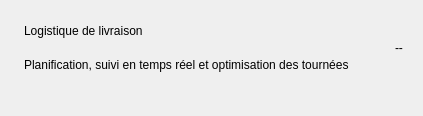
         <widget class="QFrame" name="livHeroLivraison">
          <property name="minimumSize">
           <size>
            <width>0</width>
            <height>116</height>
           </size>
          </property>
          <layout class="QHBoxLayout" name="livLayoutEntete">
           <property name="leftMargin">
            <number>24</number>
           </property>
           <property name="topMargin">
            <number>14</number>
           </property>
           <property name="rightMargin">
            <number>20</number>
           </property>
           <property name="bottomMargin">
            <number>34</number>
           </property>
           <item>
            <layout class="QVBoxLayout" name="livLayoutTitres">
             <property name="spacing">
              <number>0</number>
             </property>
             <item>
              <widget class="QLabel" name="livLabelTitre">
               <property name="text">
                <string>Logistique de livraison</string>
               </property>
              </widget>
             </item>
             <item>
              <widget class="QLabel" name="livLabelSousTitre">
               <property name="text">
                <string>Planification, suivi en temps réel et optimisation des tournées</string>
               </property>
              </widget>
             </item>
            </layout>
           </item>
           <item>
            <spacer name="livSpacerEntete">
             <property name="orientation">
              <enum>Qt::Horizontal</enum>
             </property>
             <property name="sizeHint" stdset="0">
              <size>
               <width>40</width>
               <height>20</height>
              </size>
             </property>
            </spacer>
           </item>
           <item>
            <widget class="QLabel" name="livLabelHorloge">
             <property name="text">
              <string>--</string>
             </property>
            </widget>
           </item>
          </layout>
         </widget>
